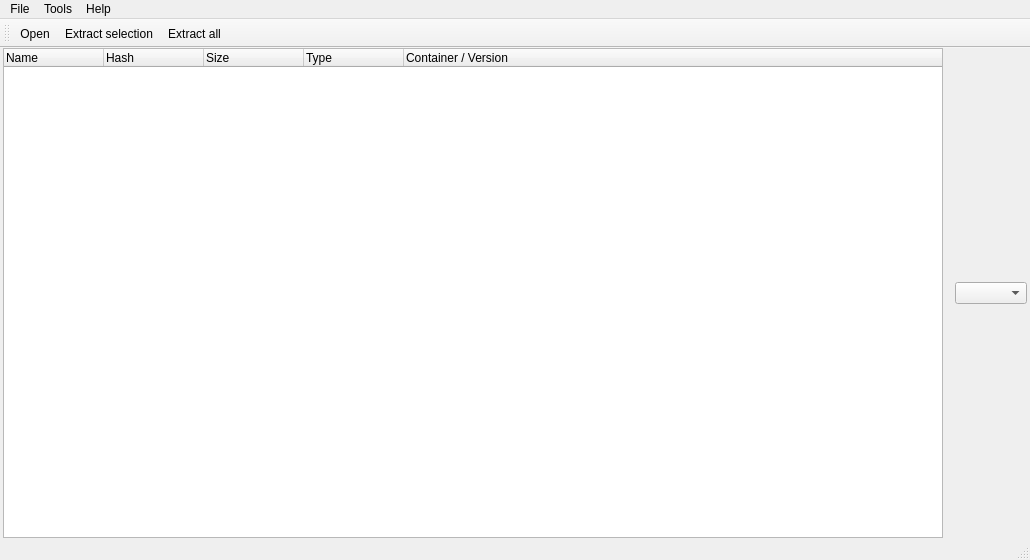
<?xml version="1.0" encoding="UTF-8"?>
<ui version="4.0">
 <class>MainWindow</class>
 <widget class="QMainWindow" name="MainWindow">
  <property name="geometry">
   <rect>
    <x>0</x>
    <y>0</y>
    <width>1030</width>
    <height>560</height>
   </rect>
  </property>
  <property name="windowTitle">
   <string>qrdbtool</string>
  </property>
  <widget class="QWidget" name="centralWidget">
   <layout class="QHBoxLayout" name="horizontalLayout_2">
    <property name="leftMargin">
     <number>3</number>
    </property>
    <property name="topMargin">
     <number>0</number>
    </property>
    <property name="rightMargin">
     <number>3</number>
    </property>
    <property name="bottomMargin">
     <number>0</number>
    </property>
    <item>
     <widget class="QTreeWidget" name="filesList">
      <property name="contextMenuPolicy">
       <enum>Qt::ActionsContextMenu</enum>
      </property>
      <property name="rootIsDecorated">
       <bool>false</bool>
      </property>
      <column>
       <property name="text">
        <string>Name</string>
       </property>
      </column>
      <column>
       <property name="text">
        <string>Hash</string>
       </property>
      </column>
      <column>
       <property name="text">
        <string>Size</string>
       </property>
      </column>
      <column>
       <property name="text">
        <string>Type</string>
       </property>
      </column>
      <column>
       <property name="text">
        <string>Container / Version</string>
       </property>
      </column>
     </widget>
    </item>
    <item>
     <widget class="QFrame" name="previewFrame">
      <property name="autoFillBackground">
       <bool>true</bool>
      </property>
      <property name="frameShape">
       <enum>QFrame::StyledPanel</enum>
      </property>
      <property name="frameShadow">
       <enum>QFrame::Raised</enum>
      </property>
     </widget>
    </item>
    <item>
     <widget class="QComboBox" name="previewComboBox"/>
    </item>
   </layout>
  </widget>
  <widget class="QMenuBar" name="menuBar">
   <property name="geometry">
    <rect>
     <x>0</x>
     <y>0</y>
     <width>1030</width>
     <height>21</height>
    </rect>
   </property>
   <widget class="QMenu" name="menuFile">
    <property name="title">
     <string>File</string>
    </property>
    <addaction name="actionOpen"/>
    <addaction name="separator"/>
    <addaction name="actionExtract_selection"/>
    <addaction name="actionExtract_all"/>
    <addaction name="actionExit"/>
   </widget>
   <widget class="QMenu" name="menuAbout">
    <property name="title">
     <string>Help</string>
    </property>
    <addaction name="actionAbout"/>
   </widget>
   <widget class="QMenu" name="menuTools">
    <property name="title">
     <string>Tools</string>
    </property>
    <addaction name="actionFind_dead_files_1_01"/>
    <addaction name="actionFind_dead_files_1_02"/>
    <addaction name="actionFind_dead_files_1_03"/>
    <addaction name="actionFind_dead_files_1_03b"/>
    <addaction name="actionFind_dead_files_1_04"/>
    <addaction name="actionFind_dead_files_1_04a"/>
    <addaction name="actionFind_dead_files_1_05"/>
    <addaction name="actionFind_dead_files_1_06"/>
    <addaction name="actionFind_dead_files_1_08"/>
    <addaction name="actionFind_dead_files_1_09"/>
    <addaction name="actionFind_dead_files_1_10"/>
    <addaction name="actionFind_dead_files_1_11"/>
    <addaction name="actionFind_dead_files_1_12"/>
    <addaction name="actionFind_dead_files_1_13"/>
    <addaction name="actionFind_dead_files_1_14"/>
    <addaction name="actionFind_dead_files_1_15"/>
    <addaction name="actionFind_dead_files_1_16"/>
    <addaction name="actionFind_dead_files_1_17"/>
    <addaction name="actionFind_dead_files_1_18"/>
    <addaction name="actionFind_dead_files_1_19"/>
    <addaction name="actionFind_dead_files_1_20"/>
    <addaction name="actionFind_dead_files_1_21"/>
    <addaction name="actionFind_dead_files_1_22"/>
   </widget>
   <addaction name="menuFile"/>
   <addaction name="menuTools"/>
   <addaction name="menuAbout"/>
  </widget>
  <widget class="QToolBar" name="mainToolBar">
   <property name="toolButtonStyle">
    <enum>Qt::ToolButtonTextUnderIcon</enum>
   </property>
   <attribute name="toolBarArea">
    <enum>TopToolBarArea</enum>
   </attribute>
   <attribute name="toolBarBreak">
    <bool>false</bool>
   </attribute>
   <addaction name="actionOpen"/>
   <addaction name="actionExtract_selection"/>
   <addaction name="actionExtract_all"/>
  </widget>
  <widget class="QStatusBar" name="statusBar"/>
  <action name="actionOpen">
   <property name="text">
    <string>Open</string>
   </property>
  </action>
  <action name="actionExit">
   <property name="text">
    <string>Exit</string>
   </property>
  </action>
  <action name="actionAbout">
   <property name="text">
    <string>About</string>
   </property>
  </action>
  <action name="actionExtract_selection">
   <property name="text">
    <string>Extract selection</string>
   </property>
  </action>
  <action name="actionExtract_all">
   <property name="text">
    <string>Extract all</string>
   </property>
  </action>
  <action name="actionFind_dead_files_1_01">
   <property name="text">
    <string>Find dead files (1.01)</string>
   </property>
  </action>
  <action name="actionFind_dead_files_1_02">
   <property name="text">
    <string>Find dead files (1.02)</string>
   </property>
  </action>
  <action name="actionFind_dead_files_1_03">
   <property name="text">
    <string>Find dead files (1.03)</string>
   </property>
  </action>
  <action name="actionFind_dead_files_1_03b">
   <property name="text">
    <string>Find dead files (1.03b)</string>
   </property>
  </action>
  <action name="actionFind_dead_files_1_04">
   <property name="text">
    <string>Find dead files (1.04)</string>
   </property>
  </action>
  <action name="actionFind_dead_files_1_04a">
   <property name="text">
    <string>Find dead files (1.04a)</string>
   </property>
  </action>
  <action name="actionFind_dead_files_1_05">
   <property name="text">
    <string>Find dead files (1.05)</string>
   </property>
  </action>
  <action name="actionFind_dead_files_1_06">
   <property name="text">
    <string>Find dead files (1.06)</string>
   </property>
  </action>
  <action name="actionFind_dead_files_1_08">
   <property name="text">
    <string>Find dead files (1.08)</string>
   </property>
  </action>
  <action name="actionFind_dead_files_1_09">
   <property name="text">
    <string>Find dead files (1.09)</string>
   </property>
  </action>
  <action name="actionFind_dead_files_1_10">
   <property name="text">
    <string>Find dead files (1.10)</string>
   </property>
  </action>
  <action name="actionFind_dead_files_1_11">
   <property name="text">
    <string>Find dead files (1.11)</string>
   </property>
  </action>
  <action name="actionFind_dead_files_1_12">
   <property name="text">
    <string>Find dead files (1.12)</string>
   </property>
  </action>
  <action name="actionFind_dead_files_1_13">
   <property name="text">
    <string>Find dead files (1.13)</string>
   </property>
  </action>
  <action name="actionFind_dead_files_1_14">
   <property name="text">
    <string>Find dead files (1.14)</string>
   </property>
  </action>
  <action name="actionFind_dead_files_1_15">
   <property name="text">
    <string>Find dead files (1.15)</string>
   </property>
  </action>
  <action name="actionFind_dead_files_1_16">
   <property name="text">
    <string>Find dead files (1.16)</string>
   </property>
  </action>
  <action name="actionCopy_name_to_clipboard">
   <property name="text">
    <string>Copy name to clipboard</string>
   </property>
  </action>
  <action name="actionCopy_hash_to_clipboard">
   <property name="text">
    <string>Copy hash to clipboard</string>
   </property>
  </action>
  <action name="actionFind_dead_files_1_17">
   <property name="text">
    <string>Find dead files (1.17)</string>
   </property>
  </action>
  <action name="actionFind_dead_files_1_18">
   <property name="text">
    <string>Find dead files (1.18)</string>
   </property>
  </action>
  <action name="actionFind_dead_files_1_19">
   <property name="text">
    <string>Find dead files (1.19)</string>
   </property>
  </action>
  <action name="actionFind_dead_files_1_20">
   <property name="text">
    <string>Find dead files (1.20)</string>
   </property>
  </action>
  <action name="actionFind_dead_files_1_21">
   <property name="text">
    <string>Find dead files (1.21)</string>
   </property>
  </action>
  <action name="actionFind_dead_files_1_22">
   <property name="text">
    <string>Find dead files (1.22)</string>
   </property>
  </action>
 </widget>
 <layoutdefault spacing="6" margin="11"/>
 <resources/>
 <connections/>
</ui>
